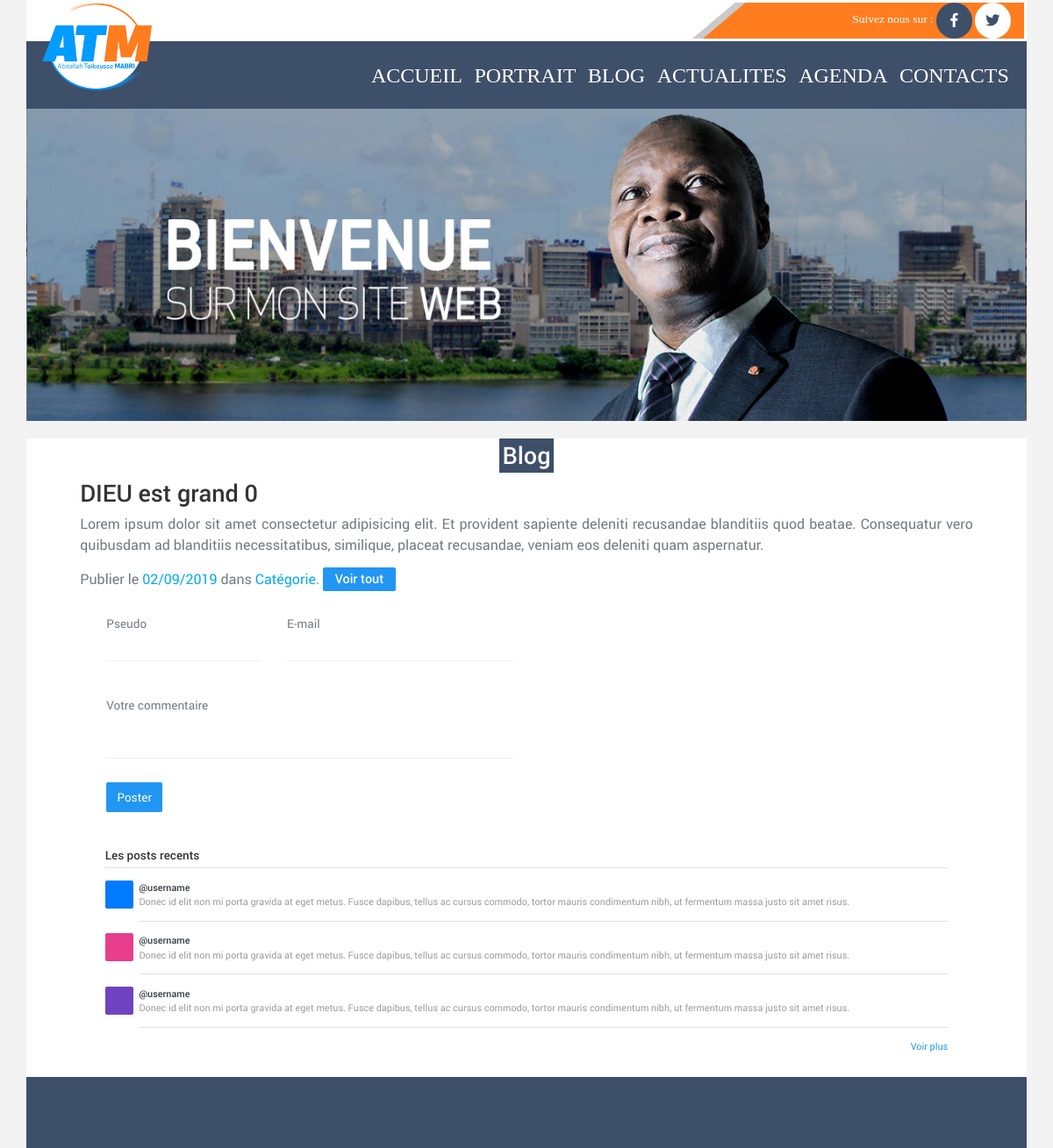
Screenshot of /blog/view/5 with the database file from the repository.
### tables this page shows
create table if not exists `blog` (
  id int not null unique auto_increment,
  titre varchar(100) not null,
  contenu TEXT not null,
  date_creation date not null,
  date_pub date,
  periode_pub_debut date,
  periode_pub_fin date,
  lien_img varchar(200) not null,
  etat varchar(50) not null,
  user varchar(50) not null,
  nombre_vue smallint unsigned default 100,
  primary key (`id`),
  foreign key(etat) references etat(libelle)  on delete cascade,
  foreign key(user) references user(login)  on delete cascade
);

### application/controllers/Blog.php (called while the page is built, shortened)
<?php
class Blog extends CI_Controller
{
    public function view($idblog=0)
    {
        if (!isset($idblog) || intval($idblog)==0) {
            redirect('blog');
        } else {
            $idblog = intval($idblog);
            $data['details_blog'] = $this->get_details_blog($idblog);
        }
        $data['titre_page'] = "ATM";
        $data['page']='details_blog';
        $this->load->view('pages/main_layout',$data);
    }
    private function get_details_blog($idblog)
    {
        $this->load->model('chargement_data_model');
        return $this->chargement_data_model->get_details_blog($idblog);
    }
}

### index.php (called while the page is built, shortened)
<?php
require_once BASEPATH.'core/CodeIgniter.php';

### application/models/Chargement_data_model.php (called while the page is built, shortened)
<?php  if ( ! defined('BASEPATH')) exit('No direct script access allowed');
class Chargement_data_model extends CI_Model
{
	public function get_details_blog($idblog)
	{
		$query = $this->db->query("select * from blog where id=$idblog");
		$infos = $query->result_array();
		return $infos;
	}
}

### application/helpers/MY_url_helper.php (called while the page is built, shortened)
<?php
if ( ! function_exists('site_url'))
{
    function site_url($uri = '')
	{
	    if( ! is_array($uri))
	    {
	        $uri = func_get_args();
	    }
	    $CI =& get_instance();
	    return $CI->config->site_url($uri);
	}
}
 ?>

### application/views/pages/details_blog.php (the view, shortened to what this page needs)
<?php
if (empty($details_blog)) {
?>
    <div class="container">
        <div class="row">
            <img class="img-fluid" src="<?php echo base_url('assets/img/sliders/slide1.jpg'); ?>" alt="First slide">
        </div>
        <div class="container">
            &nbsp;
        </div>
        <div class="row bg-white">
            <div class="col-md-12 text-center">
                <h2 class="fb-color title_one text-white p-1">Blog</h2>
            </div>
        </div>
        <section class="row bg-white">
            <header class="container h-100">
                <div class="align-items-center justify-content-center h-100 text-center mb-3">
                    <h1>Contenu non trouvé</h1>
                    <a href="javascript:history.back()" class="btn btn-primary btn-lg">Retour</a>
                </div>
            </header>
        </section>
    </div>
<?php
} else {
    foreach ($details_blog as $blog) :
?>
        <div class="container">
            <div class="row">
                <img class="img-fluid" src="<?php echo base_url('assets/img/sliders/slide1.jpg'); ?>" alt="First slide">
            </div>
            <div class="container">
            </div>
            <div class="row bg-white">
                <div class="col-md-12 text-center">
                    <h2 class="fb-color title_one text-white p-1">Blog</h2>
                </div>
            </div>
            <section class="h-100 row bg-white">
                <header class="container h-100">
                    <div class="d-flex align-items-center justify-content-center h-100">
                        <div class="d-flex flex-column col-11">
                            <div class="row">
                                <div class="row bg-white mb-3">
                                    <div class="col-12 text-justify text_who_is blog-main">
                                        <h2 class="blog-post-title"><?= $blog['titre']; ?></h2>
                                        <p><?= $blog['contenu']; ?></p>
                                        <p class="blog-post-meta">
                                            Publier le
                                            <a class="text-info" href="#"><?= date("d/m/Y",strtotime($blog['date_pub'])); ?></a>
                                            dans <a class="text-info" href="#">Catégorie</a>.
                                            <a class="text-white badge badge-primary text-wrap" href="<?= site_url('blog'); ?>">Voir tout</a>
                                        </p>
                                    </div>
                                </div>
                                <form class="container mb-3">
                                    <div class="col-md-6">
                                        <div class="form-group">
                                            <div class="row">
                                                <div class="col-md-5 mb-3">
                                                    <label for="exampleFormControlTextarea1">Pseudo</label>
                                                    <input type="text" class="form-control form-control-sm">
                                                </div>
                                                <div class="col-md-7 mb-3">
                                                    <label for="exampleFormControlTextarea1">E-mail</label>
                                                    <input type="text" class="form-control form-control-sm">
                                                </div>
                                            </div>
                                        </div>
                                        <div class="form-group">
                                            <label for="exampleFormControlTextarea1">Votre commentaire</label>
                                            <textarea class="form-control form-control-sm" id="exampleFormControlTextarea1" rows="2"></textarea>
                                        </div>
                                        <button type="submit" class="btn btn-primary">Poster</button>
                                    </div>
                                </form>
                                <div class="container">
                                    <div class="my-3 p-3 bg-white rounded box-shadow">
                                        <h6 class="border-bottom border-gray pb-2 mb-0">Les posts recents</h6>
                                        <div class="media text-muted pt-3">
                                          <img data-src="holder.js/32x32?theme=thumb&amp;bg=007bff&amp;fg=007bff&amp;size=1" alt="32x32" class="mr-2 rounded" style="width: 32px; height: 32px;" data-holder-rendered="true">
                                          <p class="media-body pb-3 mb-0 small lh-125 border-bottom border-gray">
                                            <strong class="d-block text-gray-dark">@username</strong>
                                            Donec id elit non mi porta gravida at eget metus. Fusce dapibus, tellus ac cursus commodo, tortor mauris condimentum nibh, ut fermentum massa justo sit amet risus.
                                          </p>
                                        </div>
                                        <div class="media text-muted pt-3">
                                          <img data-src="holder.js/32x32?theme=thumb&amp;bg=e83e8c&amp;fg=e83e8c&amp;size=1" alt="32x32" class="mr-2 rounded" style="width: 32px; height: 32px;" data-holder-rendered="true">
                                          <p class="media-body pb-3 mb-0 small lh-125 border-bottom border-gray">
                                            <strong class="d-block text-gray-dark">@username</strong>
                                            Donec id elit non mi porta gravida at eget metus. Fusce dapibus, tellus ac cursus commodo, tortor mauris condimentum nibh, ut fermentum massa justo sit amet risus.
                                          </p>
                                        </div>
                                        <div class="media text-muted pt-3">
                                          <img data-src="holder.js/32x32?theme=thumb&amp;bg=6f42c1&amp;fg=6f42c1&amp;size=1" alt="32x32" class="mr-2 rounded" style="width: 32px; height: 32px;" data-holder-rendered="true">
                                          <p class="media-body pb-3 mb-0 small lh-125 border-bottom border-gray">
                                            <strong class="d-block text-gray-dark">@username</strong>
                                            Donec id elit non mi porta gravida at eget metus. Fusce dapibus, tellus ac cursus commodo, tortor mauris condimentum nibh, ut fermentum massa justo sit amet risus.
                                          </p>
                                        </div>
                                        <small class="d-block text-right mt-3">
                                          <a href="#">Voir plus</a>
                                        </small>
                                    </div>
                                </div>
                            </div>
                        </div>
                    </div>
                </header>
            </section>
        </div>
<?php
    endforeach;
}
?>

### assets/css/style.css (style rules this page uses)
body { font-family: 'ApexNew-Book'; }
h2 { font-family: 'ApexNew-Medium'; }
.fb-color { background: #3e4f69; }
.title_one { display: inline-block; color: #cdeafc !important; }
.text_who_is { font-size: 16px; }

### rows the page displays
blog: titre "DIEU est grand 0", contenu "Lorem ipsum dolor sit amet consectetur adipisicing elit. Et provident sapiente deleniti recusandae blanditiis quod beatae. Consequatur vero quibusdam ad blanditiis necessitatibus, similique, placeat recusandae, veniam eos deleniti quam aspernatur.", date_pub "02/09/2019"
